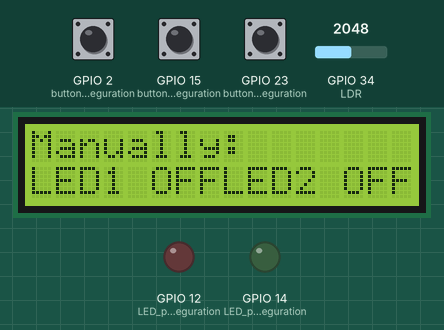
Recording of a sketch running on a simulated ESP32. Shown: 16×2 character LCD, output pins drawn as LEDs (lit = HIGH). The test bench sets the inputs (shaded band); at power-on: GPIO 2 (button_pin_confeguration) HIGH, GPIO 23 (button_pin_confeguration) HIGH, GPIO 15 (button_pin_confeguration) HIGH, GPIO 34 (LDR) = 2048. WiFi joins after 1.5 s; servers stay silent unless stated.

Above: at 3.0 s.
3.1 s: GPIO 2 (button_pin_confeguration) pulled LOW for 0.15 s
At 4.2 s:
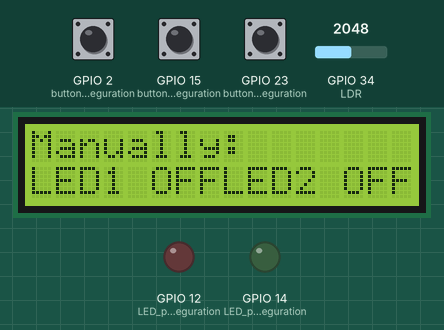
4.7 s: GPIO 23 (button_pin_confeguration) pulled LOW for 0.15 s
At 5.3 s:
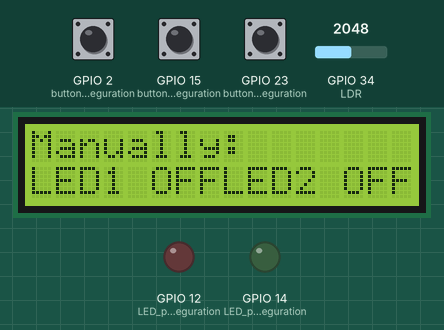
6.3 s: GPIO 15 (button_pin_confeguration) pulled LOW for 0.15 s
At 7.3 s:
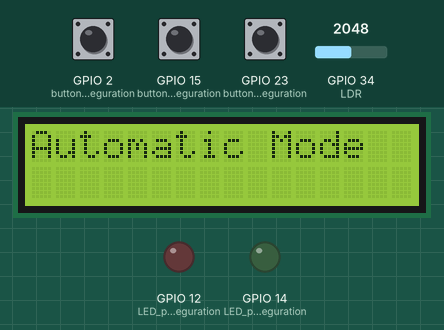
7.9 s: GPIO 34 (LDR) set to 2109
At 8.9 s:
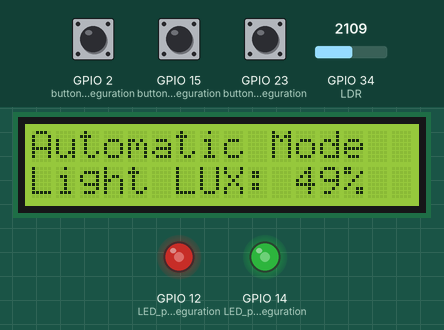
9.4 s: GPIO 34 (LDR) set to 2047
At 10.4 s:
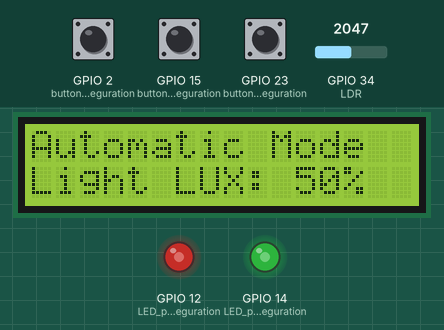
10.9 s: GPIO 34 (LDR) set to 491
At 11.9 s:
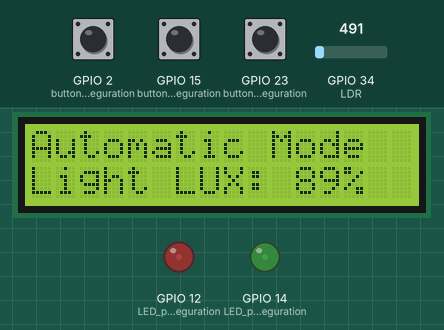
Timing chart, 0 to 13.4 s (numbered marks = the images above; inputs shaded):
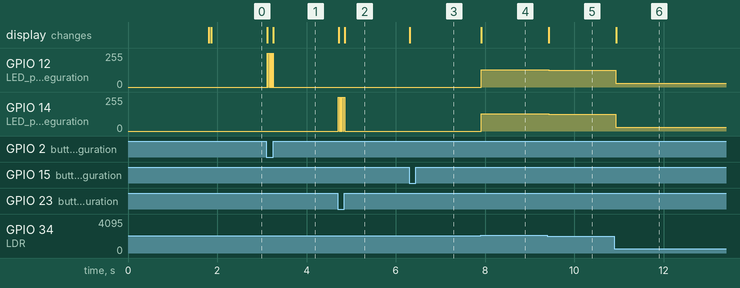

The sketch:

sketch.ino
```cpp
#define BLYNK_PRINT Serial

/* Fill in information from Blynk Device Info here */
#define BLYNK_TEMPLATE_ID ""
#define BLYNK_TEMPLATE_NAME ""
#define BLYNK_AUTH_TOKEN ""

/* here is the All necessery library*/
#include <WiFi.h>
#include <WiFiClient.h>
#include <BlynkSimpleEsp32.h>
#include <LiquidCrystal.h>

// Your WiFi credentials.
// Set password to "" for open networks.
char ssid[] = "Wokwi-GUEST";
char pass[] = "";

const int rs = 4, en = 5, d4 = 18, d5 = 19, d6 = 21, d7 = 22;  //pin numbers of the lcd display
LiquidCrystal lcd(rs, en, d4, d5, d6, d7);                     //object of the lcd display

WidgetLED led1(V1);           //widget for led on blynk dashbord
WidgetLED led2(V3);           //widget for led on blynk dashbord
WidgetTerminal terminal(V0);  //widget for terminal box on blynk dashbord

bool st_1 = false;     // state for button press led1
bool mode_st = false;  // state for button press mode
bool st = false;       // state for button press led2

bool read_data;
int last_val = 0;  //detecting for change lux value

BLYNK_CONNECTED() {
  Blynk.syncVirtual(V3);
  Blynk.syncVirtual(V2);
  Blynk.syncVirtual(V4);
  Blynk.syncVirtual(V5);
}

BLYNK_WRITE(V2)  // switch control for load 2
{
  mode_st = param.asInt();

  if (mode_st) {
    terminal.println("Automatic Mode");
    lcd.setCursor(0, 0);
    lcd.print("Automatic Mode");  //display the sensor data
    lcd.setCursor(0, 1);          //position of the text on display
    lcd.print("                        ");
  }
}
BLYNK_WRITE(V4)  // switch control for load 1
{
  if (mode_st == false)
    st = param.asInt();
}
BLYNK_WRITE(V5)  // switch control for load 2
{
  if (mode_st == false)
    st_1 = param.asInt();
}

/* Function for configuration the connected device */
void setup() {
  Serial.begin(115200);                       //confegering the boud rate
  Blynk.begin(BLYNK_AUTH_TOKEN, ssid, pass);  //confegering the blynk
  pinMode(12, OUTPUT);                        //LED pin confeguration
  pinMode(14, OUTPUT);                        //LED pin confeguration
  pinMode(2, INPUT_PULLUP);                   //button pin confeguration
  pinMode(23, INPUT_PULLUP);                  //button pin confeguration
  pinMode(15, INPUT_PULLUP);                  //button pin confeguration
  lcd.begin(16, 2);                           //confegering the lcd display size
}

//main loop
void loop() {
  Blynk.run();             //run blynk main function
  int a = analogRead(34);  //taking reading from LDR sensor

  int b = map(a, 32, 4063, 0, 255);  //converted sensor data into 0 to 255 value


  int e = digitalRead(15);  //taking reading from mode button

  if (e == 0) {
    mode_st = !mode_st;
    Blynk.virtualWrite(V2, mode_st);
    delay(100);
  }

  if (mode_st) {
    if (last_val != b) {          //if sensor value change
      analogWrite(12, b);         //change brightness of led acording the sensor value
      analogWrite(14, b);         //change brightness of led acording the sensor value
      Blynk.virtualWrite(V1, b);  //change brightness of blynk dashboard led acording the sensor value
      Blynk.virtualWrite(V3, b);
          Blynk.virtualWrite(V6, b);
      terminal.print("Automatic Mode Light LUX:");  //display the reading on the blynk iot dashboad
      terminal.println(map(a, 32, 4058, 100, 0));   //display the reading on the blynk iot dashboad percentages of light lux
      lcd.setCursor(0, 0);
      lcd.print("Automatic Mode");  //display the sensor data
      lcd.setCursor(0, 1);                          //position of the text on display
      lcd.print("Light LUX: ");                     //display the sensor data
      lcd.print(map(a, 32, 4058, 100, 0));          //display the sensor percentage
      lcd.print("%    ");                              //display the unite of the sensor
    }
  }
  while (mode_st == false) {

    int c = digitalRead(2);   //taking reading from button 1
    int d = digitalRead(23);  //taking reading from button 2
    lcd.setCursor(0, 0);      //position of the text on display
    lcd.print("Manually:       ");
    if (c == 0) {
      st = !st;
      Blynk.virtualWrite(V4, st);
      delay(10);
    }
    if (d == 0) {
      st_1 = !st_1;
      Blynk.virtualWrite(V5, st_1);
      delay(10);
    }

    if (digitalRead(15) == 0 && mode_st==false) {
      lcd.setCursor(0, 0);
      lcd.print("Automatic Mode");
      lcd.setCursor(0, 1);  //position of the text on display
      lcd.print("                 ");
      mode_st = true;
      delay(100);
      break;
    }
    if (st) {
      lcd.setCursor(0, 1);  //position of the text on display
      lcd.print("LED1 ON ");
      analogWrite(12, 255);
      Blynk.virtualWrite(V1, 255);
    }

    else {
      lcd.setCursor(0, 1);  //position of the text on display
      lcd.print("LED1 OFF");
      analogWrite(12, 0);
      Blynk.virtualWrite(V1, 0);
    }
    if (st_1) {
      lcd.setCursor(8, 1);  //position of the text on display
      lcd.print("LED2 ON ");
      analogWrite(14, 255);
      Blynk.virtualWrite(V3, 255);

    } else {
      lcd.setCursor(8, 1);  //position of the text on display
      lcd.print("LED2 OFF");
      analogWrite(14, 0);
      Blynk.virtualWrite(V3, 0);

    }
  }
  last_val = b;  //recorded the previous sensor data
  delay(100);    // this speeds up the simulation
}
```

Measured:
- the behaviour switches between 2055 and 2056 on GPIO 34 (LDR) (found by bisection; images 3 and 4)
- after the input at 3.1 s, GPIO 12 (LED_pin_confeguration): alternates 255/255 for 0.02 s and 0/255 for 0.02 s, 10 changes in all, then stays 0/255, starting at once; the display: first changes at once (image 1 shows a later state)
- after the input at 4.7 s, GPIO 14 (LED_pin_confeguration): alternates 255/255 for 0.02 s and 0/255 for 0.02 s, 10 changes in all, then stays 0/255, starting at once; the display: first changes at once (image 2 shows a later state)
- after the input at 6.3 s, the display: changes at once (image 3)
- after the input at 7.9 s, GPIO 12 (LED_pin_confeguration), GPIO 14 (LED_pin_confeguration): 0/255 → 131/255 at once; the display: changes at once (image 4)
- after the input at 9.4 s, GPIO 12 (LED_pin_confeguration), GPIO 14 (LED_pin_confeguration): 131/255 → 127/255 at once; the display: changes at once (image 5)
- after the input at 10.9 s, GPIO 12 (LED_pin_confeguration), GPIO 14 (LED_pin_confeguration): 127/255 → 29/255 at once; the display: changes at once (image 6)
